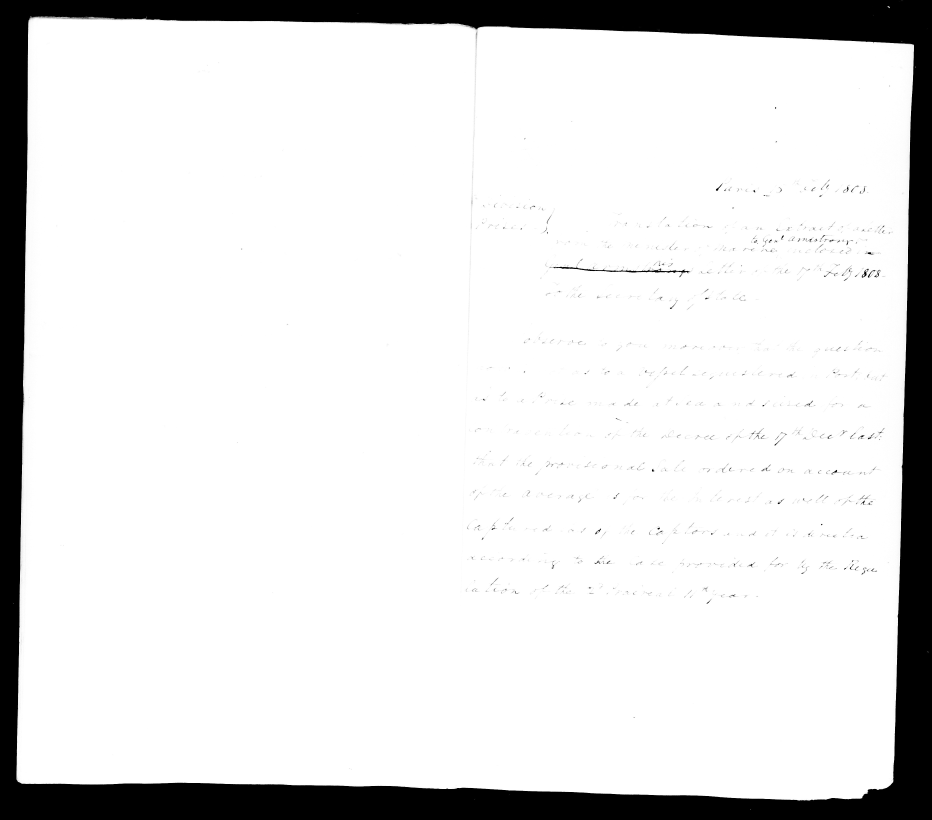
#> input picture ciphers/armstrong-madison-1808/images/M34-014-0029.jpg, 3728 x 3280 px, given in place of c510.jpg, which was not available (shown at 1/4 size)
$ python cen.py ../../../armstrong-madison-1808/images/M34-014-0029.jpg
#> lines starting #> are read from the running program, lines starting #| are printed output that depends on the picture; pictures that were not available may be replaced by others from this repository, and a replacement may not be noted
#!/usr/bin/env python3
"""RUN2-NXATL: line centres from the left 600 px of each text block (run inside the work dir holding c510.jpg..c516.jpg)."""
import numpy as np, sys
from PIL import Image
from scipy import ndimage as ndi
from scipy.signal import find_peaks
R={510:(1050,250,3780,5450),511:(930,600,4050,4990),512:(1180,40,3680,5480),513:(900,560,3680,4980),514:(900,560,3580,5060),515:(820,600,3700,5130),516:(1180,380,3650,4950)}
out={}
for n,(x,y,w,h) in R.items():
    g=np.asarray(Image.open(f'c{n}.jpg').convert('L'),dtype=float)[y:y+h,x:x+w]
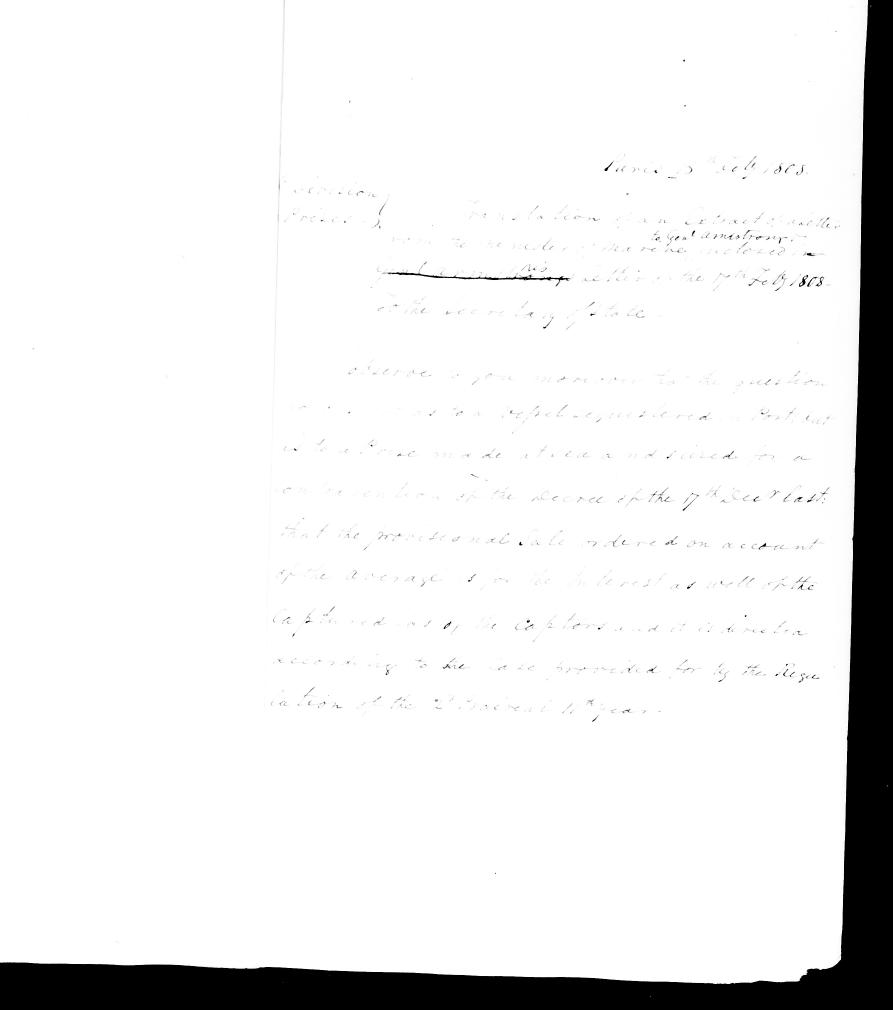
#> g: shape (3030, 2678) float64 (shown at 1/3 size); min 0, max 255, mean 234.3
    bg=ndi.grey_closing(g[::4,::4],size=(15,15)); bg=ndi.zoom(bg,4,order=1)[:h,:w]
#> after `bg = ndi.grey_closing(g[::4, ::4], size=(15, 15))`:
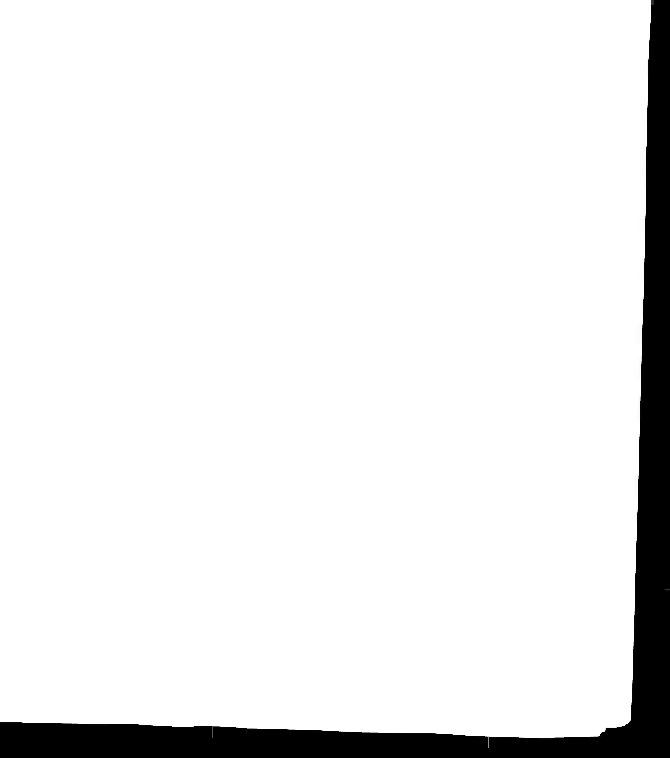
#> bg: shape (758, 670) float64; min 0, max 255, mean 235
#> (the run stopped early here; a loop or call above may not have finished)

$ run again, on ciphers/armstrong-madison-1808/images/M34-014-0030.jpg
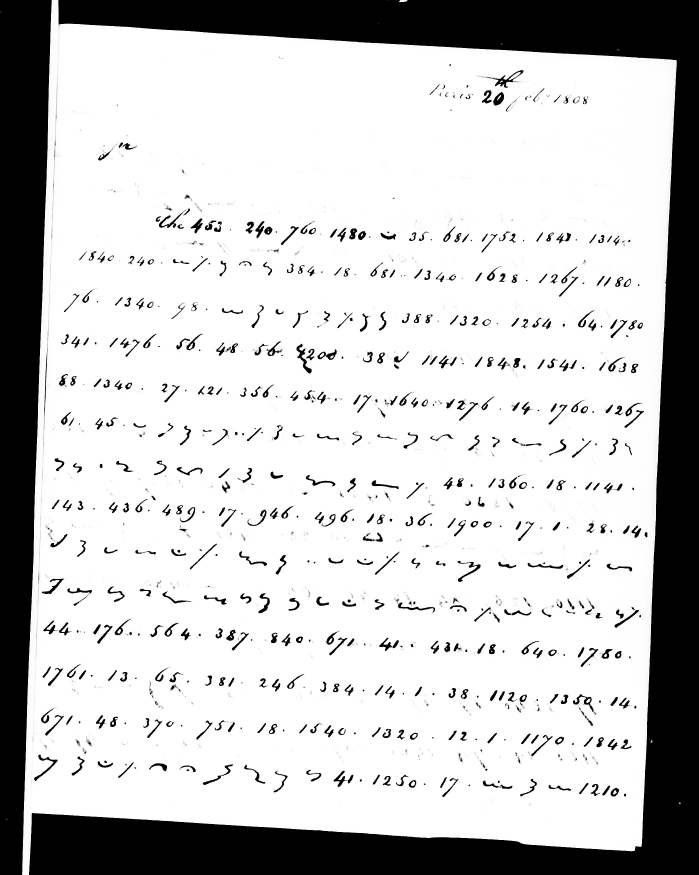
#> input picture ciphers/armstrong-madison-1808/images/M34-014-0030.jpg, 2096 x 2624 px, given in place of c510.jpg, which was not available (shown at 1/3 size)
#> `g=np.asarray(Image.open(f'c{n}.jpg').convert('L'),dtype=float)[y:y+h,x..`:
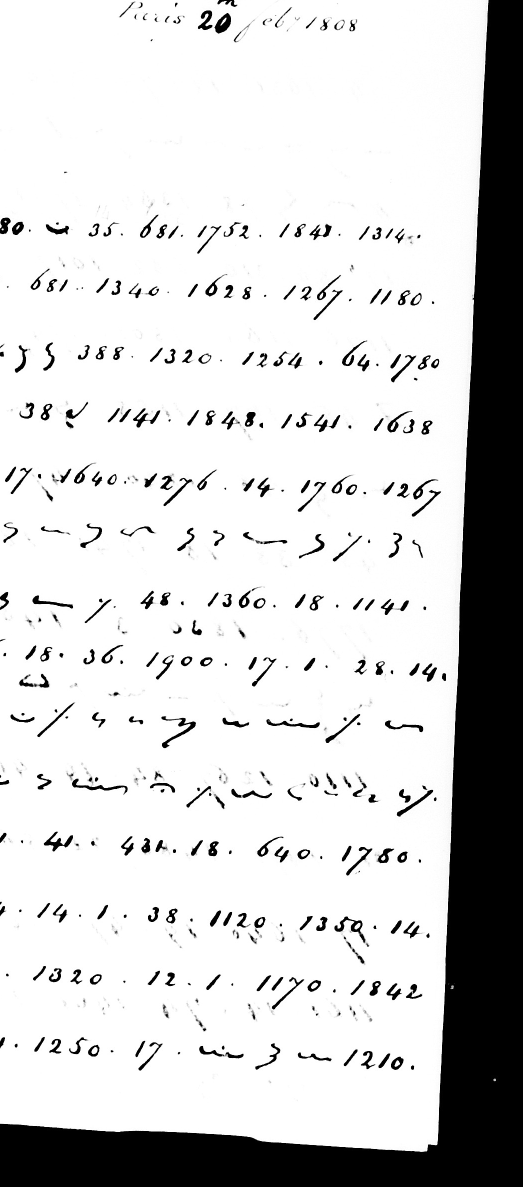
#> g: shape (2374, 1046) float64 (shown at 1/2 size); min 0, max 255, mean 208.3
#> `bg = ndi.grey_closing(g[::4, ::4], size=(15, 15))`:
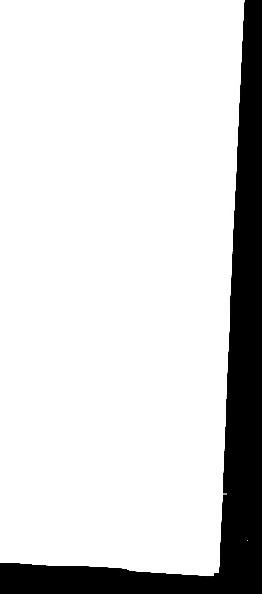
#> bg: shape (594, 262) float64; min 0, max 255, mean 215.9
#> bg: shape (2376, 1048) float64

$ run again, on ciphers/armstrong-madison-1808/images/M34-014-0031.jpg
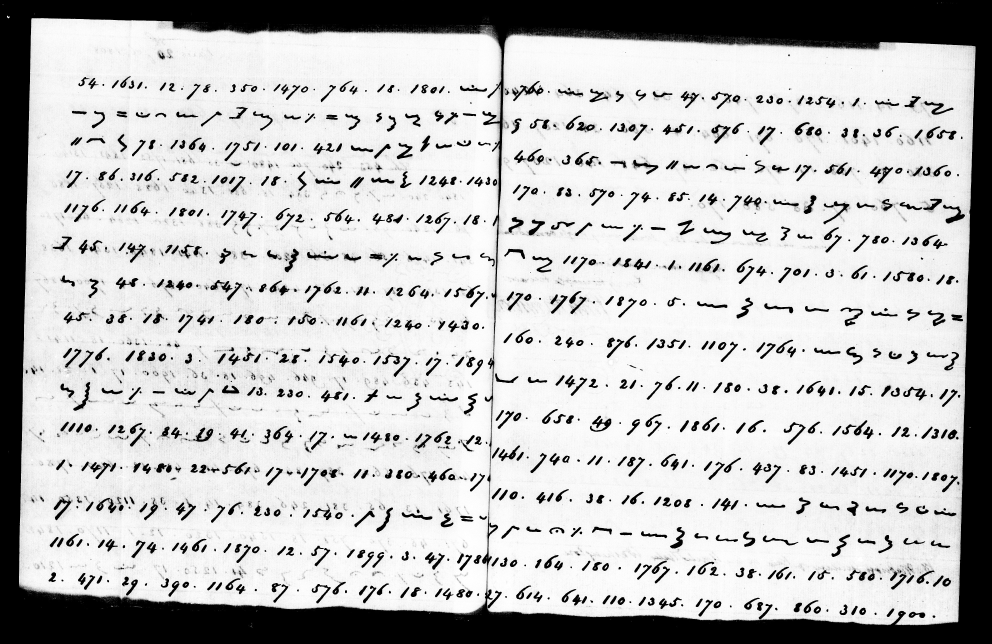
#> input picture ciphers/armstrong-madison-1808/images/M34-014-0031.jpg, 3968 x 2576 px, given in place of c510.jpg, which was not available (shown at 1/4 size)
#> `g=np.asarray(Image.open(f'c{n}.jpg').convert('L'),dtype=float)[y:y+h,x..`:
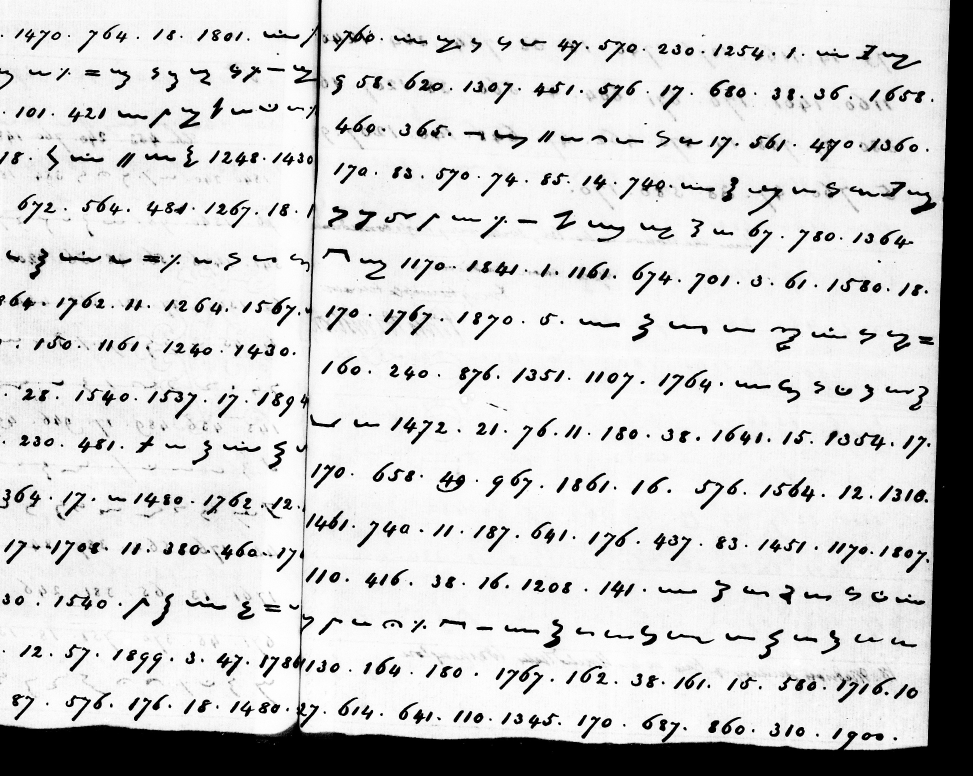
#> g: shape (2326, 2918) float64 (shown at 1/3 size); min 0, max 255, mean 206.7
#> `bg = ndi.grey_closing(g[::4, ::4], size=(15, 15))`:
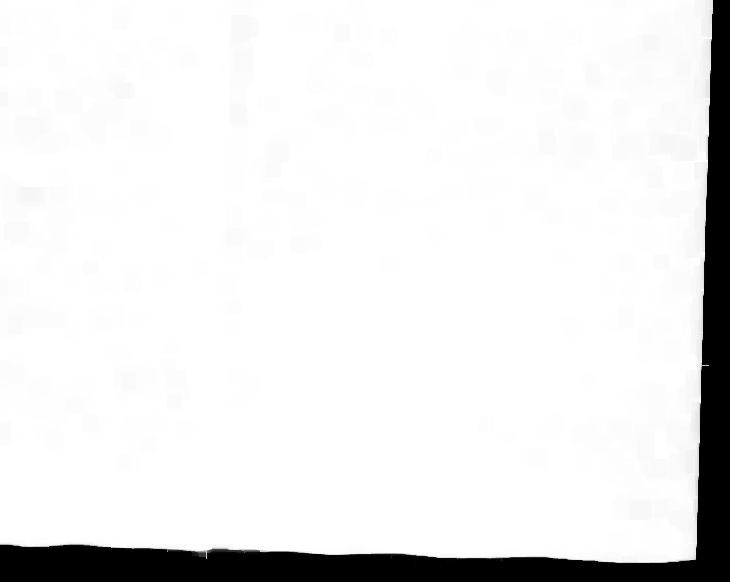
#> bg: shape (582, 730) float64; min 0, max 255, mean 233.3
#> bg: shape (2328, 2920) float64
